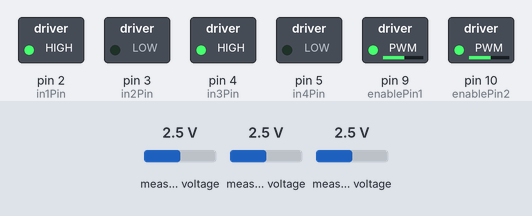
The sketch below on a simulated Arduino Uno, built with avr-gcc and run on an emulated ATmega328P. Parts: switched loads named in the sketch (green lamp = pin HIGH). The inputs (shaded band) are chosen by the test bench; at power-on: measured voltage 2.5 V.

Above: at 1.2 s.
1.3 s: measured voltage (sensor 200) set to 0.1 V
At 2.2 s:
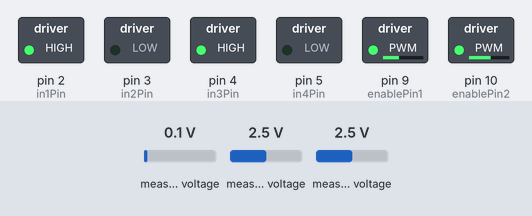
2.8 s: measured voltage (sensor 201) set to 0.6 V
4.3 s: measured voltage (sensor 201) set to 0.3 V
At 5.2 s:
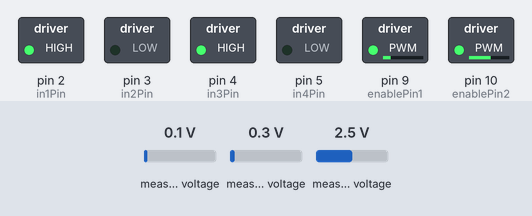
5.8 s: measured voltage (sensor 202) set to 0.6 V
7.3 s: measured voltage (sensor 202) set to 0.3 V
At 8.1 s:
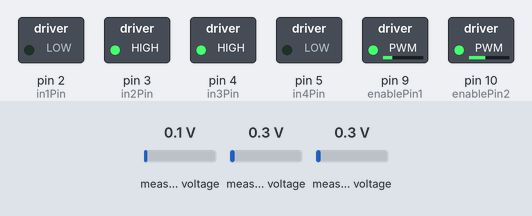
8.8 s: measured voltage (sensor 200) set to 0.3 V
10.3 s: measured voltage (sensor 200) set to 0.6 V
At 11.7 s:
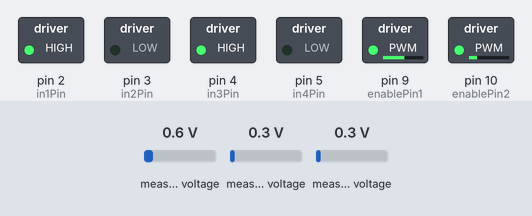
Timing chart, 0 to 12.8 s (numbered marks = the images above; inputs shaded):
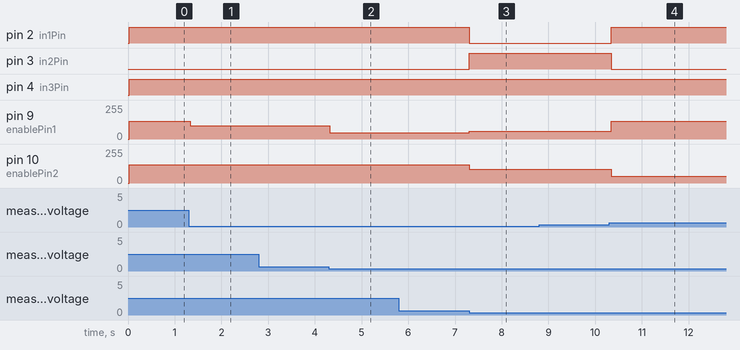

The sketch:

Line_Follow.ino
```cpp
#include<ADS1115_WE.h>
#include<Wire.h>
#define I2C_ADDRESS 0x48

ADS1115_WE adc = ADS1115_WE(I2C_ADDRESS);
//##############################

int enablePin1 = 9;
int enablePin2 = 10;
int in1Pin = 2;
int in2Pin = 3;
int in3Pin = 4;
int in4Pin = 5;
boolean reverseL = 0;
boolean reverseR = 0;
const int maxSpeed = 138; // the range for speed 1s (0, 255)
/* variables to keep track of current speed of motors */
int leftServoSpeed = 0;
int rightServoSpeed = 0;
/* Define the pins for tfa iR sensors */
const int irPins[3] = {A3, A4, A5};
/* Define values for the IR sensor readings I */
int irSensorDigital[3] = {0, 0, 0};
int threshold = 500; // IR sensor threshold value For line detection
// binary representation of the sensor reading
// 1 when the sensor detects the line, 0 otherwise
int irSensors = B000;
// A score to determine deviation from the 1ine [-180 : +180].
// Negative means the robot is left of the line.
int error = 0;
int N=8;
int errorLast=0;
int count=0;

int del=0;

int z=30; //阻尼

// store the last value of error

void setup ()
{
  pinMode (in1Pin, OUTPUT);
  pinMode (in2Pin, OUTPUT);
  pinMode (in3Pin, OUTPUT);
  pinMode (in4Pin, OUTPUT);
  pinMode (enablePin1, OUTPUT);
  pinMode (enablePin2, OUTPUT);
  //#########################
  Wire.begin();
  Serial.begin(9600);
  if(!adc.init()){
  Serial.println("ADS1115 not connected!");
  }
  //#########################
}

//#########################
float readChannel(ADS1115_MUX channel) {
  float voltage = 0.0;
  adc.setCompareChannels(channel);
  adc.startSingleMeasurement();
  while(adc.isBusy()){}
  voltage = adc.getResult_V(); // alternative: getResult_mV for Millivolt
  return voltage;
}
//#########################


void loop ()
{
  del=0;
  Scan();
  UpdateDirection();
  Drive(leftServoSpeed, rightServoSpeed, del);
}

void Scan() {
  // Initialize the sensors
  irSensors = B000;
  int sensorValue=0;

  sensorValue = 1000*readChannel(ADS1115_COMP_0_GND);
  if (sensorValue >= threshold) irSensorDigital[0] = 1;
  else irSensorDigital[0] = 0;
  int b = 2;
  irSensors = irSensors + (irSensorDigital[0]<<b);

  sensorValue = 1000*readChannel(ADS1115_COMP_1_GND);
  if (sensorValue >= threshold) irSensorDigital[1] = 1;
  else irSensorDigital[1] = 0;
  b = 1;
  irSensors = irSensors + (irSensorDigital[1]<<b);

  sensorValue = 1000*readChannel(ADS1115_COMP_2_GND);
  if (sensorValue >= threshold) irSensorDigital[2] = 1;
  else irSensorDigital[2] = 0;
  b = 0;
  irSensors = irSensors + (irSensorDigital[2]<<b);
}

int over=0;
int flag=0;
void UpdateDirection() {

  flag=0;

  switch (irSensors) {

  case B000: // no sensor detects the lino
    if(errorLast > 0){error = 100; over=1;}
    else{error = -100; over=-1;}
    flag=1;
    break;


  case B100: // loft sensor on the lino
    if(over==-1){
      error=-z;
      over=0;
      flag=3;
    }else{
      error = -88;
    }
    break;

  case B110:
    if(over==-1){
      error=-z;
      over=0;
      flag=3;
    }else{
      error = -35;
    }
    break;

  case B010:
    if(over==-1){
      error=-z;
      over=0;
      flag=3;
    }
    else if(over==1){
      error=z;
      over=0;
      flag=3;
    }
    else{
      error = 1;
    }
    break;

  case B011:
    if(over==1){
      error=z;
      over=0;
      flag=3;
    }
    else{
      error = 35;
    }
    break;

  case B001: // righe sonzor on tho line
    if(over==1){
      error=z;
      over=0;
      flag=3;
    }else{
      error = 88;
    }
    break;

  case B111:
    if(over==-1){
      error=-z;
      over=0;
      flag=3;
    }
    else if(over==1){
      error=z;
      over=0;
      flag=3;
    }
    else {error=errorLast;}
    break;

  default:
    error = errorLast;
  }

  del=0;
  if (error > 0) {
    if(flag==1){
      leftServoSpeed = maxSpeed-35;
      rightServoSpeed = 45-error;
    }
    else if(flag==3){
      leftServoSpeed = maxSpeed-error-100;
      rightServoSpeed = maxSpeed+90;
      del=1;
    }
    else{
      leftServoSpeed = maxSpeed;
      rightServoSpeed = maxSpeed - error;
    }
  }

  else {
    if(flag==1){
      leftServoSpeed = 45+error;
      rightServoSpeed = maxSpeed-35;
    }
    else if(flag==3){
      leftServoSpeed = maxSpeed+90;
      rightServoSpeed = maxSpeed-100+error;
      del=1;
    }
    else{
      leftServoSpeed = maxSpeed + error;
      rightServoSpeed = maxSpeed;
    }
  }
  errorLast = error;
}

void Drive(int leftSpeed, int rightSpeed, int d) {

  int left = leftSpeed;
  int right = rightSpeed-3;

  reverseL=0;
  reverseR=0;
  // ensure input is in the correct range for motor control
  if(left <0) {
    left = 0-left;
    reverseL=1;
  }
  else if(left > maxSpeed) {left = maxSpeed;}

  if (right < 0) {
    right = 0-right;
    reverseR=1;
  }
  else if(right > maxSpeed) {right = maxSpeed;}

  if(d==1){
    setMotor(left, right, reverseL, reverseR);
    delay(80);
  }else{
    setMotor(left, right, reverseL, reverseR);
  }
}


void setMotor(int leftServoSpeed, int rightServoSpeed, boolean reverseL, boolean reverseR)
{
  analogWrite(enablePin1, rightServoSpeed); //pwm the enable pin with the speed value for the right motor
  digitalWrite(in1Pin, ! reverseR);
  digitalWrite(in2Pin, reverseR);
  analogWrite(enablePin2, leftServoSpeed); //pwm the enable pin with the speed value for the left motor
  digitalWrite(in3Pin, ! reverseL);
  digitalWrite(in4Pin, reverseL);
}
```

Measured:
- the behaviour switches between 0.5 and 0.4 V on measured voltage (sensor 201) (found by bisection; images 1 and 2)
- the behaviour switches between 0.5 and 0.4 V on measured voltage (sensor 202) (found by bisection; images 2 and 3)
- the behaviour switches between 0.4 and 0.5 V on measured voltage (sensor 200) (found by bisection; images 3 and 4)
- after the input at 1.3 s, pin 9 (enablePin1): 135/255 → 100/255 at once
- after the input at 2.8 s, every drawn part: stays the same
- after the input at 4.3 s, pin 9 (enablePin1): 100/255 → 47/255 at once
- after the input at 5.8 s, every drawn part: stays the same
- after the input at 7.3 s, pin 2 (in1Pin): HIGH → LOW at once; pin 3 (in2Pin): LOW → HIGH at once; pin 9 (enablePin1): 47/255 → 58/255 at once; pin 10 (enablePin2): 138/255 → 103/255 at once
- after the input at 8.8 s, every drawn part: stays the same
- after the input at 10.3 s, pin 2 (in1Pin): LOW → HIGH at once; pin 3 (in2Pin): HIGH → LOW at once; pin 9 (enablePin1): 58/255 → 135/255 at once; pin 10 (enablePin2): 103/255 → 50/255 at once
